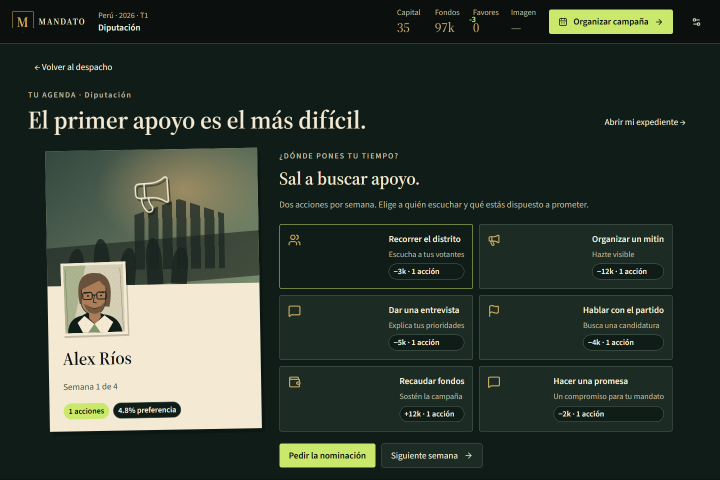
#> input picture design/etapa-b/capturas/campana-1440.png, 1440 x 960 px, given in place of despacho-1440.png, which was not available (shown at 1/2 size)
$ python compose-stage-b-review.py
#> lines starting #> are read from the running program, lines starting #| are printed output that depends on the picture; pictures that were not available may be replaced by others from this repository, and a replacement may not be noted
from pathlib import Path
from PIL import Image,ImageDraw,ImageFont
ROOT=Path(__file__).resolve().parents[1]
OUT=ROOT/'design/etapa-b'
font=ImageFont.truetype('C:/Windows/Fonts/arial.ttf',22)
for width in [1440,390]:
    screens=['despacho','inicio-mapa','tarjetas-cargo','carta-decision','congreso','prensa']
    tile_width=720 if width==1440 else 390
    tile_height=480 if width==1440 else 960
    columns=2 if width==1440 else 3
    rows=(len(screens)+columns-1)//columns
    sheet=Image.new('RGB',(columns*tile_width,rows*(tile_height+36)), '#101C18')
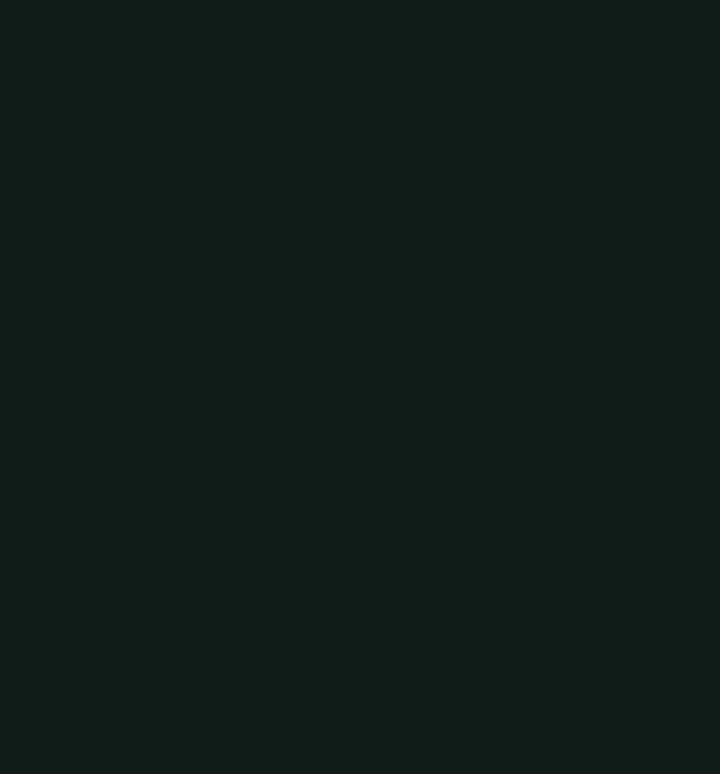
#> sheet: PIL image 1440x1548 RGB (shown at 1/2 size); mean R, G, B 16, 28, 24
    draw=ImageDraw.Draw(sheet)
    for index,name in enumerate(screens):
        img=Image.open(OUT/'capturas'/f'{name}-{width}.png').convert('RGB').resize((tile_width,tile_height),Image.Resampling.LANCZOS)
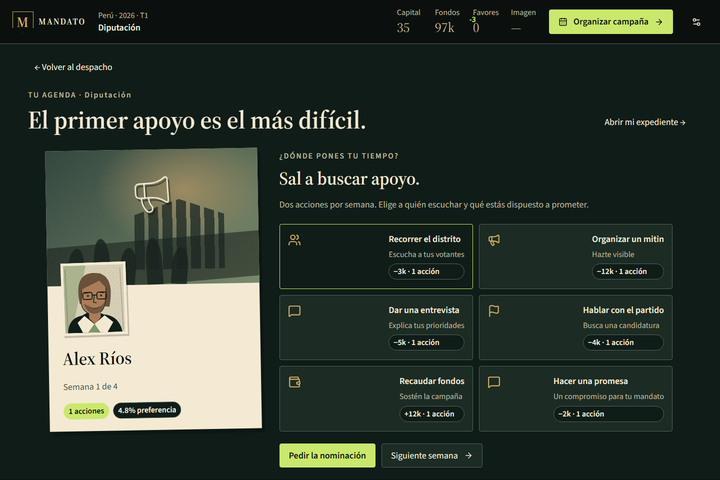
#> img: PIL image 720x480 RGB; mean R, G, B 49.6, 59.3, 49.5
        x=(index%columns)*tile_width;y=(index//columns)*(tile_height+36)
        draw.text((x+12,y+6),f'{name} · {width} px',font=font,fill='#F4EAD3')
        sheet.paste(img,(x,y+36))
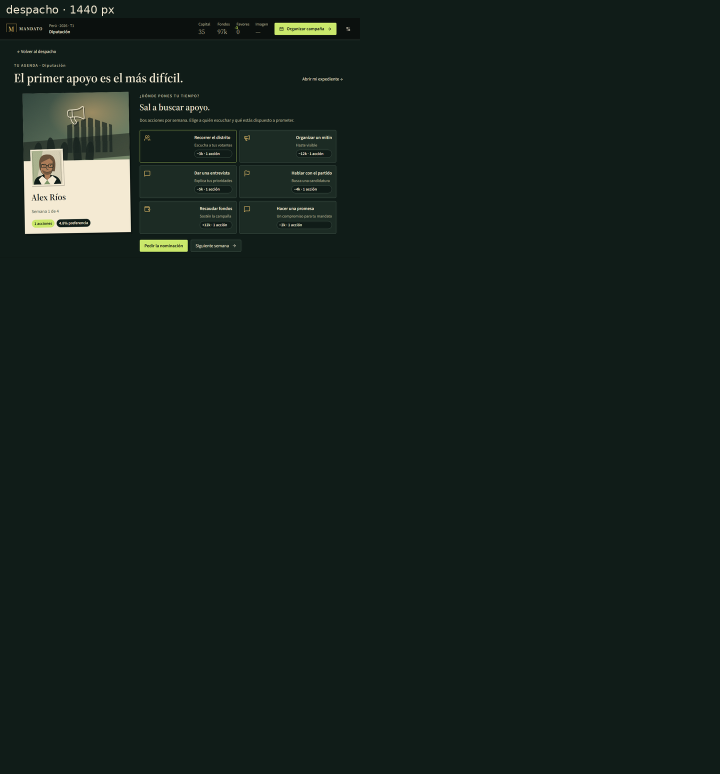
#> sheet: PIL image 1440x1548 RGB (shown at 1/2 size); mean R, G, B 21.3, 32.9, 28
#> (the run stopped early here; a loop or call above may not have finished)

$ run again, on design/etapa-b/capturas/carta-decision-390.png
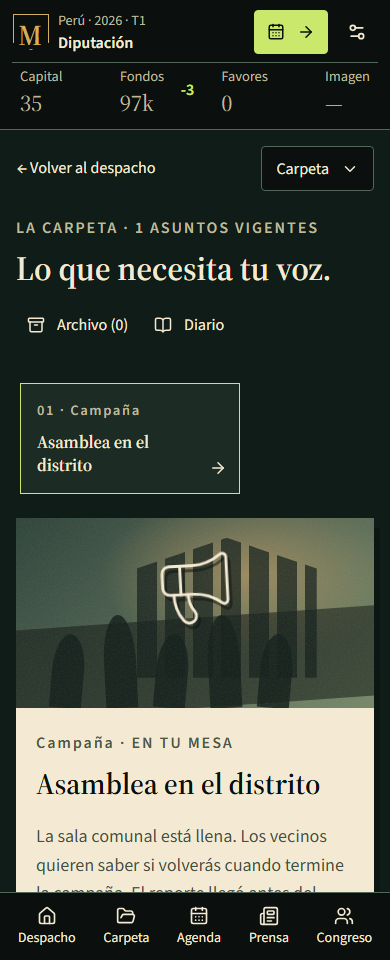
#> input picture design/etapa-b/capturas/carta-decision-390.png, 390 x 960 px, given in place of despacho-1440.png, which was not available
#> `img=Image.open(OUT/'capturas'/f'{name}-{width}.png').convert('RGB').re..`:
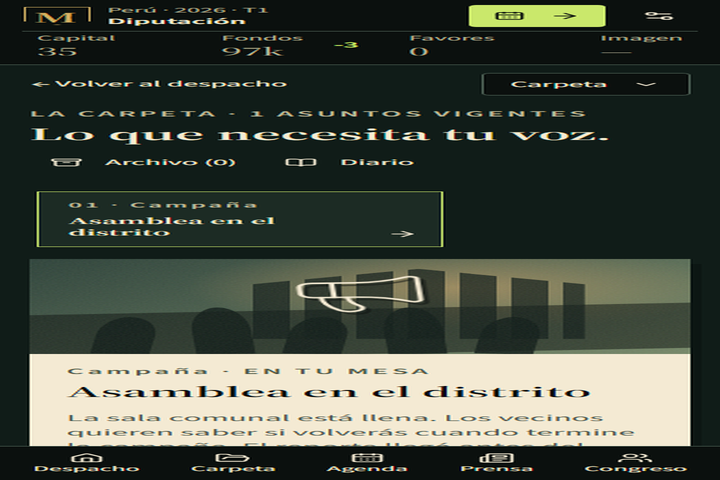
#> img: PIL image 720x480 RGB; mean R, G, B 70, 76.5, 65.7
#> `sheet.paste(img,(x,y+36))`:
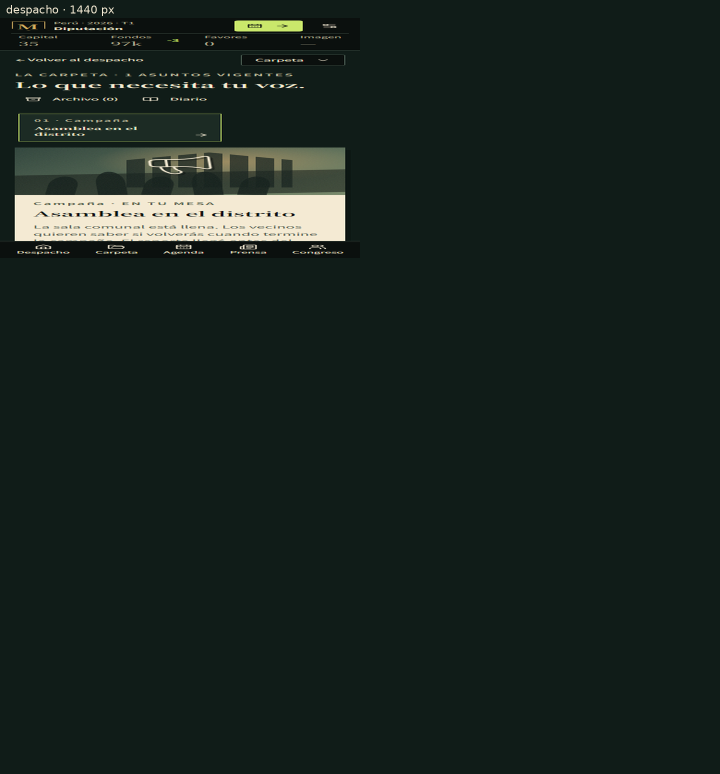
#> sheet: PIL image 1440x1548 RGB (shown at 1/2 size); mean R, G, B 24.5, 35.6, 30.5

$ run again, on design/etapa-b/capturas/carta-decision-900.png
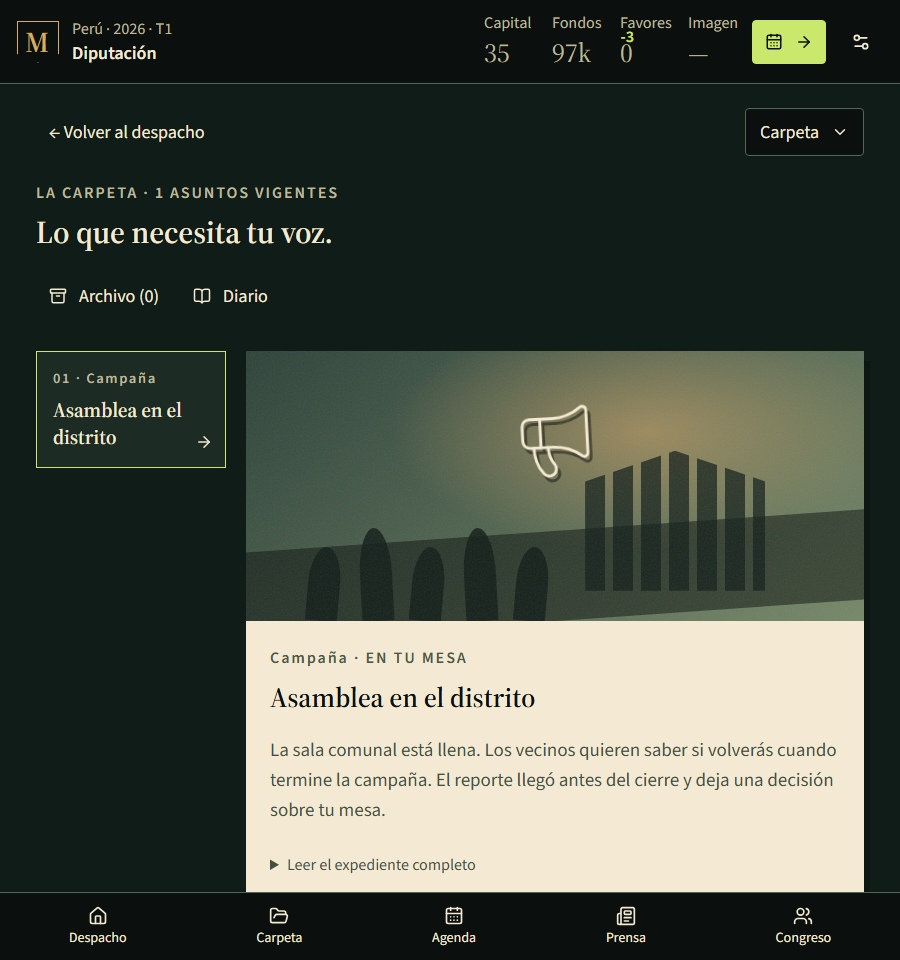
#> input picture design/etapa-b/capturas/carta-decision-900.png, 900 x 960 px, given in place of despacho-1440.png, which was not available
#> `img=Image.open(OUT/'capturas'/f'{name}-{width}.png').convert('RGB').re..`:
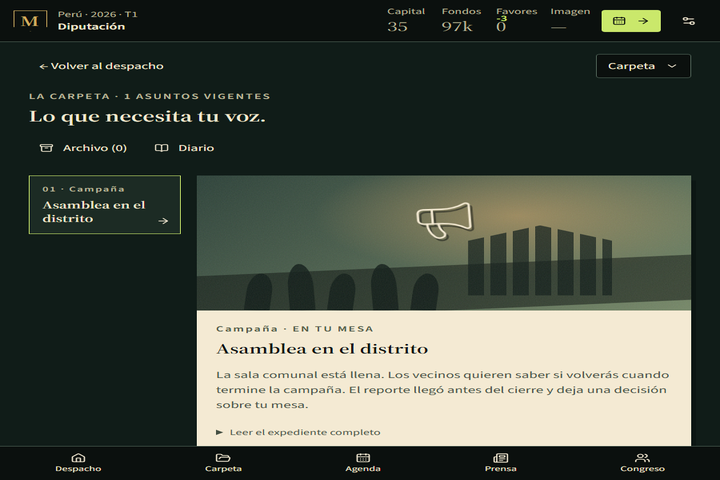
#> img: PIL image 720x480 RGB; mean R, G, B 74, 80.4, 69.4
#> `sheet.paste(img,(x,y+36))`:
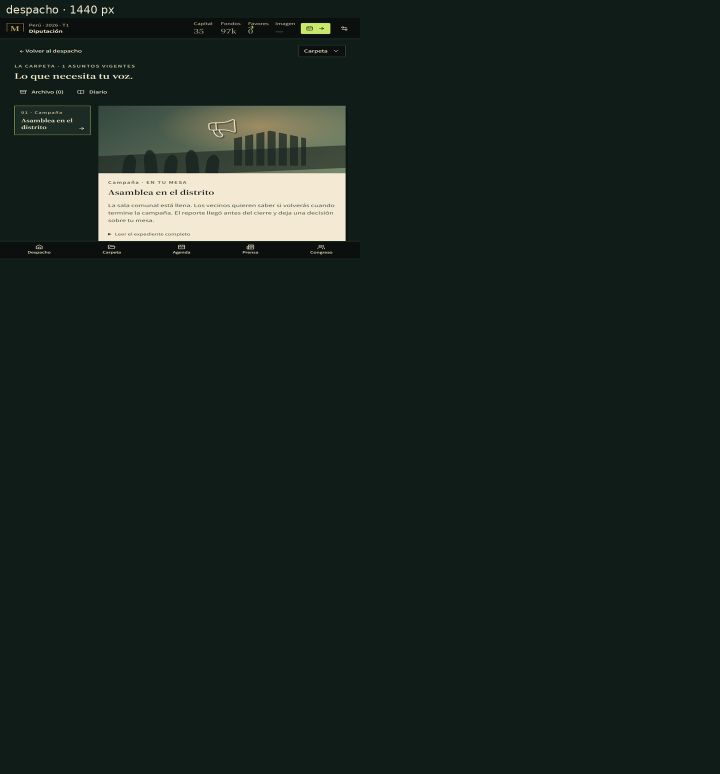
#> sheet: PIL image 1440x1548 RGB (shown at 1/2 size); mean R, G, B 25.1, 36.2, 31.1

$ run again, on design/etapa-b/capturas/congreso-1440.png
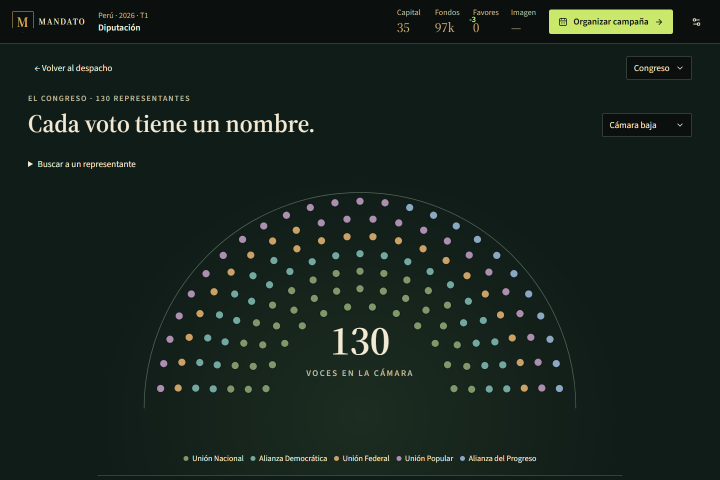
#> input picture design/etapa-b/capturas/congreso-1440.png, 1440 x 960 px, given in place of despacho-1440.png, which was not available (shown at 1/2 size)
#> `img=Image.open(OUT/'capturas'/f'{name}-{width}.png').convert('RGB').re..`:
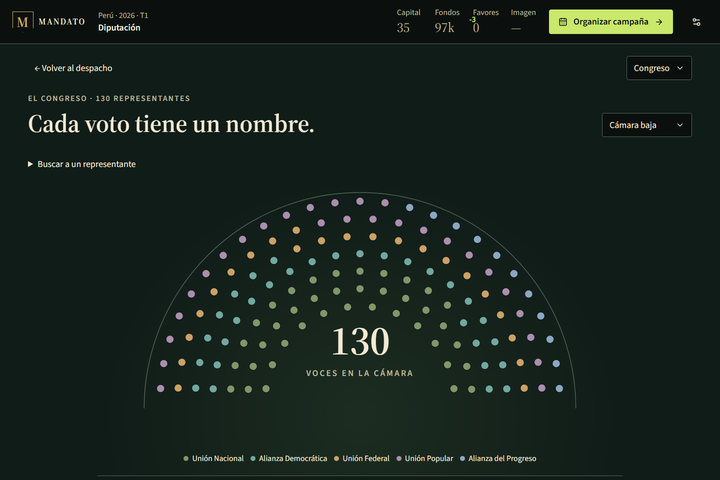
#> img: PIL image 720x480 RGB; mean R, G, B 23.6, 35.3, 28.9
